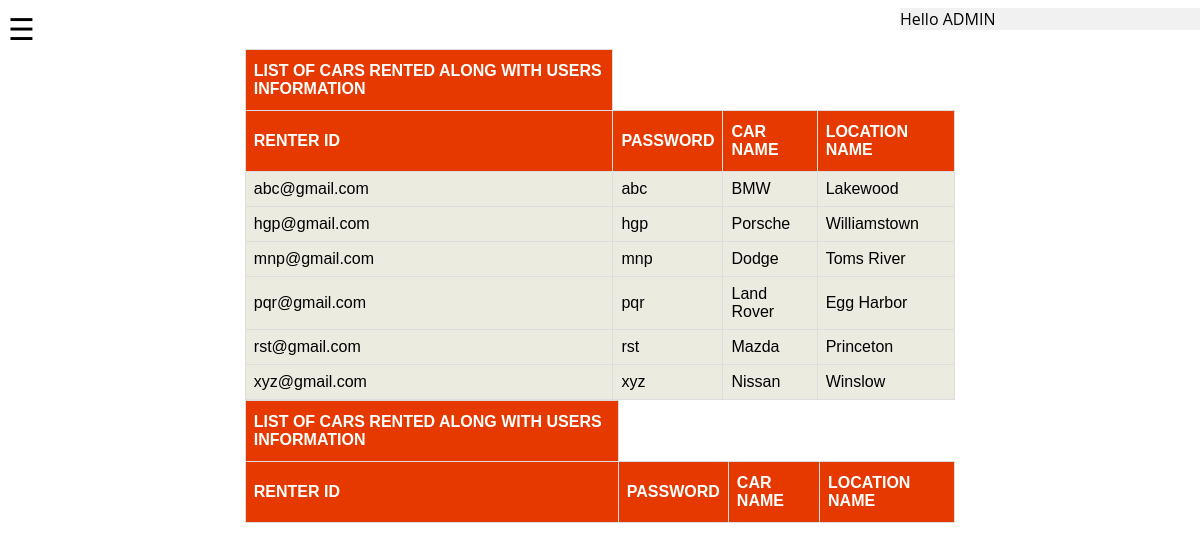
The app's page /admin.php, older data.
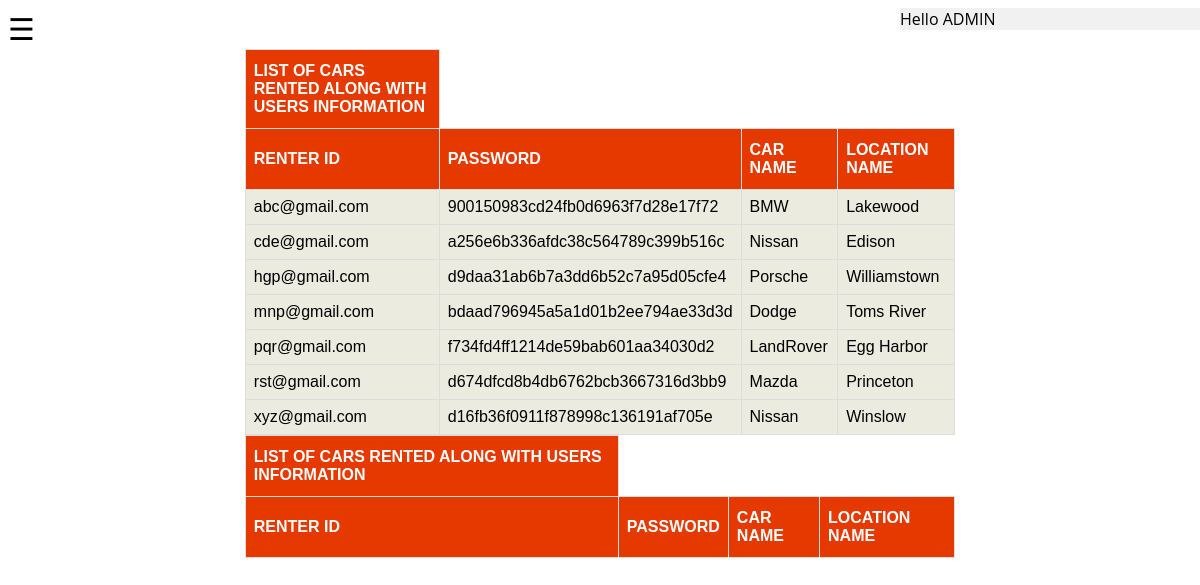
The same page, newer data.
### tables this page shows
CREATE TABLE `car_rent` (
  `email` varchar(35) NOT NULL,
  `password` char(32) DEFAULT NULL,
  `user` char(1) DEFAULT NULL,
  `carID` int(11) NOT NULL,
  `loc_name` varchar(35) DEFAULT NULL,
  PRIMARY KEY (`email`),
  KEY `fk_carID` (`carID`),
  CONSTRAINT `fk_carID` FOREIGN KEY (`carID`) REFERENCES `car_avai` (`carID`)
);

CREATE TABLE `car_avai` (
  `carID` int(11) NOT NULL AUTO_INCREMENT,
  `name` varchar(30) DEFAULT NULL,
  `model` varchar(30) DEFAULT NULL,
  `year` varchar(10) DEFAULT NULL,
  `color` varchar(20) DEFAULT NULL,
  `price` int(11) DEFAULT NULL,
  PRIMARY KEY (`carID`)
);

### admin.php (the view, shortened to what this page needs)
<!DOCTYPE html>
<html>
<head>
        <link rel="stylesheet" type="text/css" href="style.css">
</head>
<body>
<?php
$hostname = "localhost";
$username = "root";
$Password = "hinal123";
$db = "newD";
$dbconnect=mysqli_connect($hostname,$username,$Password,$db) or die ("oops!!");
?>
<div class="right">
<ul>
<li>Hello ADMIN</li>
</ul>
</div>
<span style="font-size:30px;cursor:pointer" onclick="openNav()">&#9776;</span>
<table id="customers" align="center">
<tr>
<th>LIST OF CARS RENTED ALONG WITH USERS INFORMATION</th>
</tr>
<tr>
<th>RENTER ID</th>
<th> PASSWORD</th>
<th> CAR NAME</th>
<th> LOCATION NAME</th>
</tr>
<?php
$query= mysqli_query($dbconnect,'Select car_rent.email,car_rent.password,car_avai.name,car_rent.loc_name from car_rent INNER JOIN car_avai ON car_rent.carID=car_avai.carID')  or die (mysqli_error($dbconnect));
while($row=mysqli_fetch_array($query))
{
echo
"<tr>
<td> {$row['email']} </td>
<td> {$row['password']} </td>
<td> {$row['name']} </td>
<td> {$row['loc_name']} </td>
</tr>\n";
}
?>
</table>
<table id="customers" align="center">
<tr>
<th>LIST OF CARS RENTED ALONG WITH USERS INFORMATION</th>
</tr>
<tr>
<th>RENTER ID</th>
<th> PASSWORD</th>
<th> CAR NAME</th>
<th> LOCATION NAME</th>
</tr>
</table>
</body>
</html>

Row changes from the older to the newer data that the page shows:
changed car_rent "abc@gmail.com": password "abc" → "900150983cd24fb0d6963f7d28e17f72"
added car_rent: email "cde@gmail.com", password "a256e6b336afdc38c564789c399b516c", carID.name "Nissan", loc_name "Edison"
changed car_rent "hgp@gmail.com": password "hgp" → "d9daa31ab6b7a3dd6b52c7a95d05cfe4"
changed car_rent "mnp@gmail.com": password "mnp" → "bdaad796945a5a1d01b2ee794ae33d3d"
changed car_rent "pqr@gmail.com": password "pqr" → "f734fd4ff1214de59bab601aa34030d2"; carID.name "Land Rover" → "LandRover"
changed car_rent "rst@gmail.com": password "rst" → "d674dfcd8b4db6762bcb3667316d3bb9"
changed car_rent "xyz@gmail.com": password "xyz" → "d16fb36f0911f878998c136191af705e"
